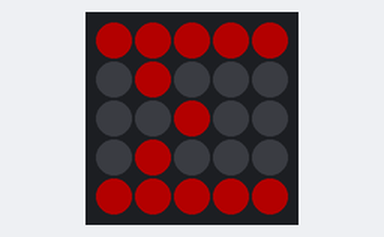
Simulated run of this program. Board: Raspberry Pi Pico running MicroPython. Shown: 5×5 RGB LED matrix. Dim RGB values are drawn brighter than linear.

Above: at 0.16 s.
At 0.53 s:
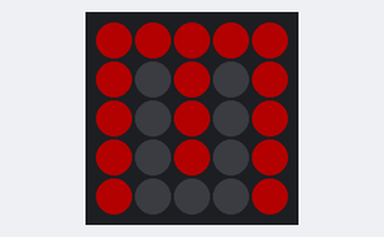
At 1.63 s:
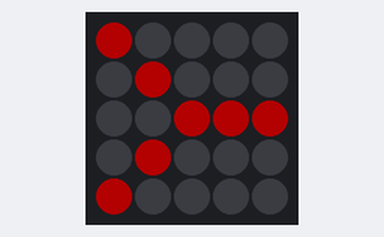
At 3.1 s:
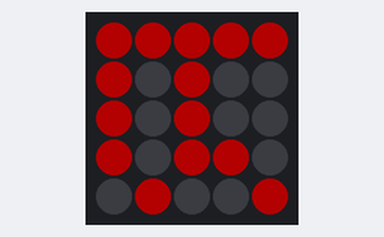
At 4.21 s:
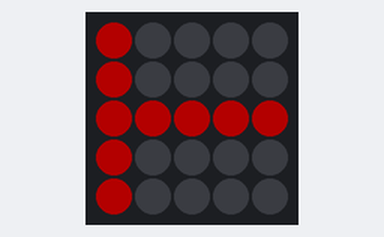
At 5.9 s:
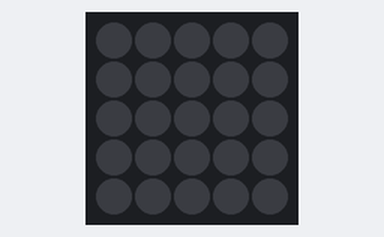

Measured:
- by itself, everything shown: repeats every 6.9 s, in 30 steps
- what the display in image 5 shows lasts 1.1 s, from 5.8 s to 6.9 s

The program:

rgb5x5.py
```python
import time
from breakout_bme68x import BreakoutBME68X
from breakout_rgbmatrix5x5 import BreakoutRGBMatrix5x5
from pimoroni_i2c import PimoroniI2C
from pimoroni import PICO_EXPLORER_I2C_PINS
from picographics import PicoGraphics, DISPLAY_PICO_EXPLORER

# set up the hardware
display = PicoGraphics(display=DISPLAY_PICO_EXPLORER)
i2c = PimoroniI2C(**PICO_EXPLORER_I2C_PINS)
#bme = BreakoutBME68X(i2c, address=0x76)
rgb = BreakoutRGBMatrix5x5(i2c, address=0x74)

# start with a fresh screen
rgb.clear()
rgb.update()

# set a color
RED = (60, 0, 0)
GREEN = (0, 255, 0)
BLUE = (0, 0, 255)
WHITE = (255, 255, 255)
BLACK = (0, 0, 0)

# create a letter (x, y, on or off)
A = [(0, 0, 0), (0, 1, 1), (0, 2, 1), (0, 3, 1), (0, 4, 0),
     (1, 0, 1), (1, 1, 0), (1, 2, 0), (1, 3, 0), (1, 4, 1),
     (2, 0, 1), (2, 1, 1), (2, 2, 1), (2, 3, 1), (2, 4, 1),
     (3, 0, 1), (3, 1, 0), (3, 2, 0), (3, 3, 0), (3, 4, 1),
     (4, 0, 1), (4, 1, 0), (4, 2, 0), (4, 3, 0), (4, 4, 1)]

B = [(0, 0, 1), (0, 1, 1), (0, 2, 1), (0, 3, 1), (0, 4, 0),
     (1, 0, 1), (1, 1, 0), (1, 2, 0), (1, 3, 0), (1, 4, 1),
     (2, 0, 1), (2, 1, 1), (2, 2, 1), (2, 3, 1), (2, 4, 0),
     (3, 0, 1), (3, 1, 0), (3, 2, 0), (3, 3, 0), (3, 4, 1),
     (4, 0, 1), (4, 1, 1), (4, 2, 1), (4, 3, 1), (4, 4, 0)]

C = [(0, 0, 0), (0, 1, 1), (0, 2, 1), (0, 3, 1), (0, 4, 0),
     (1, 0, 1), (1, 1, 0), (1, 2, 0), (1, 3, 0), (1, 4, 1),
     (2, 0, 1), (2, 1, 0), (2, 2, 0), (2, 3, 0), (2, 4, 0),
     (3, 0, 1), (3, 1, 0), (3, 2, 0), (3, 3, 0), (3, 4, 1),
     (4, 0, 0), (4, 1, 1), (4, 2, 1), (4, 3, 1), (4, 4, 0)]

D = [(0, 0, 1), (0, 1, 1), (0, 2, 1), (0, 3, 1), (0, 4, 0),
     (1, 0, 1), (1, 1, 0), (1, 2, 0), (1, 3, 0), (1, 4, 1),
     (2, 0, 1), (2, 1, 0), (2, 2, 0), (2, 3, 0), (2, 4, 1),
     (3, 0, 1), (3, 1, 0), (3, 2, 0), (3, 3, 0), (3, 4, 1),
     (4, 0, 1), (4, 1, 1), (4, 2, 1), (4, 3, 1), (4, 4, 0)]

E = [(0, 0, 1), (0, 1, 1), (0, 2, 1), (0, 3, 1), (0, 4, 1),
     (1, 0, 1), (1, 1, 0), (1, 2, 0), (1, 3, 0), (1, 4, 0),
     (2, 0, 1), (2, 1, 1), (2, 2, 1), (2, 3, 1), (2, 4, 0),
     (3, 0, 1), (3, 1, 0), (3, 2, 0), (3, 3, 0), (3, 4, 0),
     (4, 0, 1), (4, 1, 1), (4, 2, 1), (4, 3, 1), (4, 4, 1)]

F = [(0, 0, 1), (0, 1, 1), (0, 2, 1), (0, 3, 1), (0, 4, 1),
     (1, 0, 1), (1, 1, 0), (1, 2, 0), (1, 3, 0), (1, 4, 0),
     (2, 0, 1), (2, 1, 1), (2, 2, 1), (2, 3, 1), (2, 4, 0),
     (3, 0, 1), (3, 1, 0), (3, 2, 0), (3, 3, 0), (3, 4, 0),
     (4, 0, 1), (4, 1, 0), (4, 2, 0), (4, 3, 0), (4, 4, 0)]

G = [(0, 0, 0), (0, 1, 1), (0, 2, 1), (0, 3, 1), (0, 4, 0),
     (1, 0, 1), (1, 1, 0), (1, 2, 0), (1, 3, 0), (1, 4, 0),
     (2, 0, 1), (2, 1, 0), (2, 2, 1), (2, 3, 1), (2, 4, 1),
     (3, 0, 1), (3, 1, 0), (3, 2, 0), (3, 3, 0), (3, 4, 1),
     (4, 0, 0), (4, 1, 1), (4, 2, 1), (4, 3, 1), (4, 4, 1)]

H = [(0, 0, 1), (0, 1, 0), (0, 2, 0), (0, 3, 0), (0, 4, 1),
     (1, 0, 1), (1, 1, 0), (1, 2, 0), (1, 3, 0), (1, 4, 1),
     (2, 0, 1), (2, 1, 1), (2, 2, 1), (2, 3, 1), (2, 4, 1),
     (3, 0, 1), (3, 1, 0), (3, 2, 0), (3, 3, 0), (3, 4, 1),
     (4, 0, 1), (4, 1, 0), (4, 2, 0), (4, 3, 0), (4, 4, 1)]

I = [(0, 0, 1), (0, 1, 1), (0, 2, 1), (0, 3, 1), (0, 4, 1),
     (1, 0, 0), (1, 1, 0), (1, 2, 1), (1, 3, 0), (1, 4, 0),
     (2, 0, 0), (2, 1, 0), (2, 2, 1), (2, 3, 0), (2, 4, 0),
     (3, 0, 0), (3, 1, 0), (3, 2, 1), (3, 3, 0), (3, 4, 0),
     (4, 0, 1), (4, 1, 1), (4, 2, 1), (4, 3, 1), (4, 4, 1)]

J = [(0, 0, 0), (0, 1, 1), (0, 2, 1), (0, 3, 1), (0, 4, 0),
     (1, 0, 0), (1, 1, 0), (1, 2, 1), (1, 3, 0), (1, 4, 0),
     (2, 0, 0), (2, 1, 0), (2, 2, 1), (2, 3, 0), (2, 4, 0),
     (3, 0, 1), (3, 1, 0), (3, 2, 1), (3, 3, 0), (3, 4, 0),
     (4, 0, 0), (4, 1, 1), (4, 2, 1), (4, 3, 0), (4, 4, 0)]

K = [(0, 0, 1), (0, 1, 0), (0, 2, 0), (0, 3, 0), (0, 4, 1),
     (1, 0, 1), (1, 1, 0), (1, 2, 0), (1, 3, 1), (1, 4, 0),
     (2, 0, 1), (2, 1, 0), (2, 2, 1), (2, 3, 0), (2, 4, 0),
     (3, 0, 1), (3, 1, 1), (3, 2, 0), (3, 3, 1), (3, 4, 0),
     (4, 0, 1), (4, 1, 0), (4, 2, 0), (4, 3, 0), (4, 4, 1)]

L = [(0, 0, 1), (0, 1, 0), (0, 2, 0), (0, 3, 0), (0, 4, 0),
     (1, 0, 1), (1, 1, 0), (1, 2, 0), (1, 3, 0), (1, 4, 0),
     (2, 0, 1), (2, 1, 0), (2, 2, 0), (2, 3, 0), (2, 4, 0),
     (3, 0, 1), (3, 1, 0), (3, 2, 0), (3, 3, 0), (3, 4, 0),
     (4, 0, 1), (4, 1, 1), (4, 2, 1), (4, 3, 1), (4, 4, 1)]

M = [(0, 0, 1), (0, 1, 0), (0, 2, 0), (0, 3, 0), (0, 4, 1),
     (1, 0, 1), (1, 1, 1), (1, 2, 0), (1, 3, 1), (1, 4, 1),
     (2, 0, 1), (2, 1, 0), (2, 2, 1), (2, 3, 0), (2, 4, 1),
     (3, 0, 1), (3, 1, 0), (3, 2, 0), (3, 3, 0), (3, 4, 1),
     (4, 0, 1), (4, 1, 0), (4, 2, 0), (4, 3, 0), (4, 4, 1)]

N = [(0, 0, 1), (0, 1, 0), (0, 2, 0), (0, 3, 0), (0, 4, 1),
     (1, 0, 1), (1, 1, 1), (1, 2, 0), (1, 3, 0), (1, 4, 1),
     (2, 0, 1), (2, 1, 0), (2, 2, 1), (2, 3, 0), (2, 4, 1),
     (3, 0, 1), (3, 1, 0), (3, 2, 0), (3, 3, 1), (3, 4, 1),
     (4, 0, 1), (4, 1, 0), (4, 2, 0), (4, 3, 0), (4, 4, 1)]

O = [(0, 0, 0), (0, 1, 1), (0, 2, 1), (0, 3, 1), (0, 4, 0),
     (1, 0, 1), (1, 1, 0), (1, 2, 0), (1, 3, 0), (1, 4, 1),
     (2, 0, 1), (2, 1, 0), (2, 2, 0), (2, 3, 0), (2, 4, 1),
     (3, 0, 1), (3, 1, 0), (3, 2, 0), (3, 3, 0), (3, 4, 1),
     (4, 0, 0), (4, 1, 1), (4, 2, 1), (4, 3, 1), (4, 4, 0)]

P = [(0, 0, 1), (0, 1, 1), (0, 2, 1), (0, 3, 1), (0, 4, 0),
     (1, 0, 1), (1, 1, 0), (1, 2, 0), (1, 3, 0), (1, 4, 1),
     (2, 0, 1), (2, 1, 1), (2, 2, 1), (2, 3, 1), (2, 4, 0),
     (3, 0, 1), (3, 1, 0), (3, 2, 0), (3, 3, 0), (3, 4, 0),
     (4, 0, 1), (4, 1, 0), (4, 2, 0), (4, 3, 0), (4, 4, 0)]

Q = [(0, 0, 0), (0, 1, 1), (0, 2, 1), (0, 3, 1), (0, 4, 0),
     (1, 0, 1), (1, 1, 0), (1, 2, 0), (1, 3, 0), (1, 4, 1),
     (2, 0, 1), (2, 1, 0), (2, 2, 1), (2, 3, 0), (2, 4, 1),
     (3, 0, 1), (3, 1, 0), (3, 2, 0), (3, 3, 1), (3, 4, 0),
     (4, 0, 0), (4, 1, 1), (4, 2, 1), (4, 3, 0), (4, 4, 1)]

R = [(0, 0, 1), (0, 1, 1), (0, 2, 1), (0, 3, 1), (0, 4, 0),
     (1, 0, 1), (1, 1, 0), (1, 2, 0), (1, 3, 0), (1, 4, 1),
     (2, 0, 1), (2, 1, 1), (2, 2, 1), (2, 3, 1), (2, 4, 0),
     (3, 0, 1), (3, 1, 0), (3, 2, 0), (3, 3, 1), (3, 4, 0),
     (4, 0, 1), (4, 1, 0), (4, 2, 0), (4, 3, 0), (4, 4, 1)]

S = [(0, 0, 0), (0, 1, 1), (0, 2, 1), (0, 3, 1), (0, 4, 1),
     (1, 0, 1), (1, 1, 0), (1, 2, 0), (1, 3, 0), (1, 4, 0),
     (2, 0, 0), (2, 1, 1), (2, 2, 1), (2, 3, 1), (2, 4, 0),
     (3, 0, 0), (3, 1, 0), (3, 2, 0), (3, 3, 0), (3, 4, 1),
     (4, 0, 1), (4, 1, 1), (4, 2, 1), (4, 3, 1), (4, 4, 0)]

T = [(0, 0, 1), (0, 1, 1), (0, 2, 1), (0, 3, 1), (0, 4, 1),
     (1, 0, 0), (1, 1, 0), (1, 2, 1), (1, 3, 0), (1, 4, 0),
     (2, 0, 0), (2, 1, 0), (2, 2, 1), (2, 3, 0), (2, 4, 0),
     (3, 0, 0), (3, 1, 0), (3, 2, 1), (3, 3, 0), (3, 4, 0),
     (4, 0, 0), (4, 1, 0), (4, 2, 1), (4, 3, 0), (4, 4, 0)]

U = [(0, 0, 1), (0, 1, 0), (0, 2, 0), (0, 3, 0), (0, 4, 1),
     (1, 0, 1), (1, 1, 0), (1, 2, 0), (1, 3, 0), (1, 4, 1),
     (2, 0, 1), (2, 1, 0), (2, 2, 0), (2, 3, 0), (2, 4, 1),
     (3, 0, 1), (3, 1, 0), (3, 2, 0), (3, 3, 0), (3, 4, 1),
     (4, 0, 0), (4, 1, 1), (4, 2, 1), (4, 3, 1), (4, 4, 0)]

V = [(0, 0, 1), (0, 1, 0), (0, 2, 0), (0, 3, 0), (0, 4, 1),
     (1, 0, 1), (1, 1, 0), (1, 2, 0), (1, 3, 0), (1, 4, 1),
     (2, 0, 0), (2, 1, 1), (2, 2, 0), (2, 3, 1), (2, 4, 0),
     (3, 0, 0), (3, 1, 1), (3, 2, 0), (3, 3, 1), (3, 4, 0),
     (4, 0, 0), (4, 1, 0), (4, 2, 1), (4, 3, 0), (4, 4, 0)]

V_alt = [(0, 0, 1), (0, 1, 0), (0, 2, 0), (0, 3, 0), (0, 4, 1),
         (1, 0, 0), (1, 1, 1), (1, 2, 0), (1, 3, 1), (1, 4, 0),
         (2, 0, 0), (2, 1, 1), (2, 2, 0), (2, 3, 1), (2, 4, 0),
         (3, 0, 0), (3, 1, 0), (3, 2, 1), (3, 3, 0), (3, 4, 0),
         (4, 0, 0), (4, 1, 0), (4, 2, 1), (4, 3, 0), (4, 4, 0)]

W = [(0, 0, 1), (0, 1, 0), (0, 2, 0), (0, 3, 0), (0, 4, 1),
     (1, 0, 1), (1, 1, 0), (1, 2, 0), (1, 3, 0), (1, 4, 1),
     (2, 0, 1), (2, 1, 0), (2, 2, 1), (2, 3, 0), (2, 4, 1),
     (3, 0, 1), (3, 1, 0), (3, 2, 1), (3, 3, 0), (3, 4, 1),
     (4, 0, 0), (4, 1, 1), (4, 2, 0), (4, 3, 1), (4, 4, 0)]

X = [(0, 0, 1), (0, 1, 0), (0, 2, 0), (0, 3, 0), (0, 4, 1),
     (1, 0, 0), (1, 1, 1), (1, 2, 0), (1, 3, 1), (1, 4, 0),
     (2, 0, 0), (2, 1, 0), (2, 2, 1), (2, 3, 0), (2, 4, 0),
     (3, 0, 0), (3, 1, 1), (3, 2, 0), (3, 3, 1), (3, 4, 0),
     (4, 0, 1), (4, 1, 0), (4, 2, 0), (4, 3, 0), (4, 4, 1)]

Y = [(0, 0, 1), (0, 1, 0), (0, 2, 0), (0, 3, 0), (0, 4, 1),
     (1, 0, 0), (1, 1, 1), (1, 2, 0), (1, 3, 1), (1, 4, 0),
     (2, 0, 0), (2, 1, 0), (2, 2, 1), (2, 3, 0), (2, 4, 0),
     (3, 0, 0), (3, 1, 0), (3, 2, 1), (3, 3, 0), (3, 4, 0),
     (4, 0, 0), (4, 1, 0), (4, 2, 1), (4, 3, 0), (4, 4, 0)]

Z = [(0, 0, 1), (0, 1, 1), (0, 2, 1), (0, 3, 1), (0, 4, 1),
     (1, 0, 0), (1, 1, 0), (1, 2, 0), (1, 3, 1), (1, 4, 0),
     (2, 0, 0), (2, 1, 0), (2, 2, 1), (2, 3, 0), (2, 4, 0),
     (3, 0, 0), (3, 1, 1), (3, 2, 0), (3, 3, 0), (3, 4, 0),
     (4, 0, 1), (4, 1, 1), (4, 2, 1), (4, 3, 1), (4, 4, 1)]

FILL =  [(0, 0, 1), (0, 1, 1), (0, 2, 1), (0, 3, 1), (0, 4, 1),
         (1, 0, 1), (1, 1, 1), (1, 2, 1), (1, 3, 1), (1, 4, 1),
         (2, 0, 1), (2, 1, 1), (2, 2, 1), (2, 3, 1), (2, 4, 1),
         (3, 0, 1), (3, 1, 1), (3, 2, 1), (3, 3, 1), (3, 4, 1),
         (4, 0, 1), (4, 1, 1), (4, 2, 1), (4, 3, 1), (4, 4, 1)]

BLANK = [(0, 0, 0), (0, 1, 0), (0, 2, 0), (0, 3, 0), (0, 4, 0),
         (1, 0, 0), (1, 1, 0), (1, 2, 0), (1, 3, 0), (1, 4, 0),
         (2, 0, 0), (2, 1, 0), (2, 2, 0), (2, 3, 0), (2, 4, 0),
         (3, 0, 0), (3, 1, 0), (3, 2, 0), (3, 3, 0), (3, 4, 0),
         (4, 0, 0), (4, 1, 0), (4, 2, 0), (4, 3, 0), (4, 4, 0)]

QUESTION_MARK = [(0, 0, 0), (0, 1, 1), (0, 2, 1), (0, 3, 1), (0, 4, 0),
                 (1, 0, 0), (1, 1, 0), (1, 2, 0), (1, 3, 1), (1, 4, 0),
                 (2, 0, 0), (2, 1, 1), (2, 2, 1), (2, 3, 1), (2, 4, 0),
                 (3, 0, 0), (3, 1, 0), (3, 2, 0), (3, 3, 0), (3, 4, 0),
                 (4, 0, 0), (4, 1, 1), (4, 2, 0), (4, 3, 0), (4, 4, 0)]

EXCLAMATION =  [(0, 0, 0), (0, 1, 0), (0, 2, 1), (0, 3, 0), (0, 4, 0),
                (1, 0, 0), (1, 1, 0), (1, 2, 1), (1, 3, 0), (1, 4, 0),
                (2, 0, 0), (2, 1, 0), (2, 2, 1), (2, 3, 0), (2, 4, 0),
                (3, 0, 0), (3, 1, 0), (3, 2, 0), (3, 3, 0), (3, 4, 0),
                (4, 0, 0), (4, 1, 0), (4, 2, 1), (4, 3, 0), (4, 4, 0)]

PERIOD = [(0, 0, 0), (0, 1, 0), (0, 2, 0), (0, 3, 0), (0, 4, 0),
          (1, 0, 0), (1, 1, 0), (1, 2, 0), (1, 3, 0), (1, 4, 0),
          (2, 0, 0), (2, 1, 0), (2, 2, 0), (2, 3, 0), (2, 4, 0),
          (3, 0, 0), (3, 1, 0), (3, 2, 0), (3, 3, 0), (3, 4, 0),
          (4, 0, 0), (4, 1, 0), (4, 2, 1), (4, 3, 0), (4, 4, 0)]

def make_letter(letter):
    rgb.clear()
    rgb.update()
    for p in letter:
        x, y, on = p
        if on:
            r, g, b = RED
            rgb.set_pixel(x, y, r, g, b)
        else:
            r, g, b = BLACK
            rgb.set_pixel(x, y, r, g, b)

    rgb.update()

# test letters
# A, B, C, D, E, F, G, H, I, J, K, L, M, N, O, P, Q, R, S, T, U, V, W, X, Y, Z
#alphabet = [A, B, C, D, E, F, G, H, I, J, K, L, M, N, O, P, Q, R, S, T, U, V, W, X, Y, Z]
alphabet = [ M, E, R, R, Y, BLANK, C, H, R, I, S, T, M, A, S, EXCLAMATION]
while True:
    for letter in alphabet:
         make_letter(letter)
         time.sleep(.3)
         make_letter(BLANK)
         time.sleep(.05)
    make_letter(BLANK)
    time.sleep(1)
```
